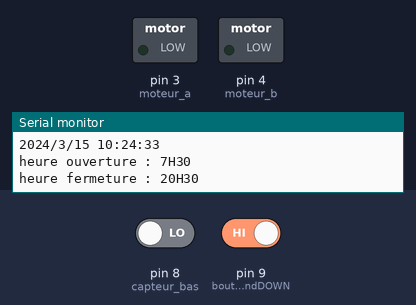
A sketch run on a simulated Arduino Uno, built with avr-gcc and run on an emulated ATmega328P. Shown: switched loads named in the sketch (green lamp = pin HIGH), the last lines printed to the serial monitor. The inputs (shaded band) are chosen by the test bench; at power-on: pin 8 (capteur_bas) LOW, pin 9 (bouton_UPandDOWN) HIGH. The local clock reads 2024-03-15 10:24:30 at power-on unless the sketch sets it.

Above: at 3.8 s.
3.9 s: pin 8 (capteur_bas) driven HIGH and pin 9 (bouton_UPandDOWN) driven LOW
At 4.3 s:
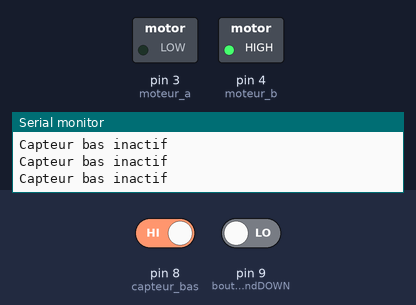
5.4 s: pin 8 (capteur_bas) driven LOW
At 5.9 s:
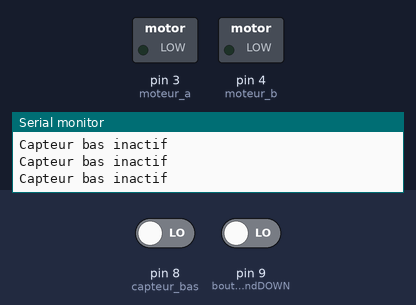
6.9 s: pin 8 (capteur_bas) driven HIGH
At 8.4 s:
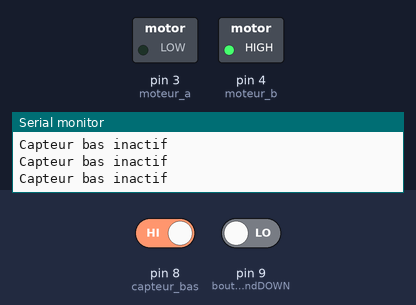
Timing chart, 0 to 9.7 s (numbered marks = the images above; inputs shaded):
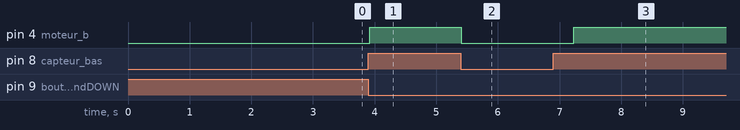

The sketch:

chicken_house_door_without_wifi_v2.ino
```cpp
/****************** Hardware **************************

    arduino uno / nano
    capteur hall > capteur à placer pour la fermeture (new)
    DC + driver
    clock DS3231
    bouton poussoir

****************** Librairies **************************/


// INCLUDE CHRONO LIBRARY : http://github.com/SofaPirate/Chrono
#include <Chrono.h>


//objet chrono pour DHT11 && NTP (horloge)
Chrono capteur_Chrono;
Chrono horloge_Chrono;


// Date and time functions using a DS3231 RTC connected via I2C and Wire lib
#include "RTClib.h"
RTC_DS3231 rtc;


/******************* définitions des pins ************************************/

// capteur effet hall :
const byte capteur_bas = 8;
const byte capteur_haut =  7;

// controlleur moteur
// https://passionelectronique.fr/tutoriel-l298n/
const byte moteur_a = 3; //  D3 nano
const byte moteur_b = 4; //  D4 nano

const byte bouton_UPandDOWN = 9;
//const byte bouton_DOWN = 10

// heures couché et levé du soleil adapté en heure d'été voir bas du code
const byte sunUp[12][2] =  {10, 0, 9, 30, 8, 30, 7, 30, 6, 30, 6, 00, 6, 00, 6, 30, 7, 00, 8, 00, 8, 30, 9, 30};
const byte sunDown[12][2] =  {18, 0, 18, 45, 19, 30, 20, 30, 21, 0, 22, 30, 22, 00, 21, 30, 20, 30, 19, 30, 18, 30, 18, 00};

/*************************** configuration ********************************************/

const int temps_porte_max = 6000; // temps ouverture/fermeture maximum en millisecondes, si dépassé, on arrête le moteur

/*************************** variables ***************************************/
byte heure_ouverture = 6;
byte minute_ouverture = 30;

byte heure_fermeture = 22;
byte minute_fermeture = 30;

// horloge
byte heure;
byte minute;

byte heure_maintenant;
byte  minute_maintenant;
byte mois_maintenant;

//dht
float t, h;

// for DHT11,
//      VCC: 5V or 3V
//      GND: GND
//      DATA: 2


bool century = false;
bool h12Flag;
bool pmFlag;

int  etat_porte = 0; // 1 = levée / 0 = baissée
bool verification_ouverture_avant_fermeture = 0;


void setup() {


  Serial.begin(115200);


  Serial.println("-------------------- Chicken controller -------------");
  Serial.println("startup");

  // ajuster l'heure et l'heure d'ouverture et fermeture :
  if (! rtc.begin()) {
    Serial.println("Couldn't find RTC");
    Serial.flush();

  } else {
    sunUpSunDown();
    serial_date();

  }

  delay(10);

  // Start the I2C interface
  Wire.begin();

  pinMode(capteur_bas, INPUT);
  pinMode(capteur_haut, INPUT);

  pinMode(moteur_a, OUTPUT);
  pinMode(moteur_b, OUTPUT);


  pinMode(bouton_UPandDOWN, INPUT_PULLUP);
  // pinMode(bouton_b, INPUT_PULLUP);


  delay(1000);


  /*** reglage heure ***/
  // s'écrit ainsi rtc.adjust(DateTime(année, mois, jour, heure, minute, second));
  // rtc.adjust(DateTime(2022, 5, 29, 18, 00, 00));


  horloge();

}

void loop() {

  /*** code de test de la porte***/
  //test_ouverture_fermeture_porte_en_continue();

  btn();

  //toutes les 30 secondes, on check l'horloge
  if (horloge_Chrono.hasPassed(5000) ) {
    horloge_Chrono.restart();  // restart the crono so that it triggers again later
    horloge();
  }


  delay(100);
  serial_date();

}


void btn () {
  if ( digitalRead(bouton_UPandDOWN) == LOW ) {
    Serial.print("bouton est pressé ");
    //si la porte est ouverte elle se ferme
    if (etat_porte == 1) {
      porte_monte();
    }
    // si fermée elle s'ouvre
    else if (etat_porte == 0) {
      porte_descend();
    }
  }
}


void porte_monte() {


  Serial.println("Demande ouverture porte");

  // active le moteur


  int temps = millis();


  // tant que le capter haut n'est pas proche d'un aimant, faire tourner le moteur
  while (digitalRead(capteur_haut) == HIGH && digitalRead(capteur_haut) == HIGH && digitalRead(capteur_haut) == HIGH)
  {
    //Serial.println("Capteur haut inactif");
    digitalWrite(moteur_a, HIGH);
    digitalWrite(moteur_b, LOW);


    // on vérifie si ça ne fait pas trop longtemps que cette porte essaie de bouger :-)
    if (millis() > temps + temps_porte_max) {
      Serial.println("Capteur haut inactif depuis trop longtemps, moteur coupé!");
      break;

    }

    delay(5);
  }

  // frein moteur
  digitalWrite(moteur_a, LOW);
  digitalWrite(moteur_b, LOW);


  delay(500);

  // couper le moteur


  etat_porte = 1;

}

void porte_descend() {

  Serial.println("Demande fermeture porte");

  // active le moteur


  int temps = millis();

  // tant que le capter bas n'est pas proche d'un aimant, faire tourner le moteur
  while (digitalRead(capteur_bas) == HIGH && digitalRead(capteur_bas) == HIGH && digitalRead(capteur_bas) == HIGH)
  {
    Serial.println("Capteur bas inactif");
    digitalWrite(moteur_a, LOW);
    digitalWrite(moteur_b, HIGH);

    // on vérifie si ça ne fait pas trop longtemps que cette porte essaie de bouger :-)
    if (millis() > temps + temps_porte_max) {
      Serial.println("Capteur bas inactif depuis trop longtemps, moteur coupé!");
      break;
    }

    delay(5);
  }


  // frein moteur
  digitalWrite(moteur_a, LOW);
  digitalWrite(moteur_b, LOW);


  delay(500);

  // couper le moteur


  etat_porte = 0;

}


void envoiCapteurs() {

  Serial.print("Capteur haut : ");
  Serial.println(!digitalRead(capteur_haut));


  Serial.print("Capteur bas : ");
  Serial.println(!digitalRead(capteur_bas));

}
void horloge() {

  DateTime now = rtc.now();
  heure_maintenant = now.hour();
  minute_maintenant = now.minute();
  delay(10);
  // wake up !!!! verification que la porte est bien ouverte + verif heure levé et couché du soleil
  if (heure_maintenant == heure_ouverture && minute_maintenant == minute_ouverture ) {
    porte_monte();
    sunUpSunDown();
  }
  //time to sleep chickens <3 // verification que la porte est fermée
  else if ( heure_maintenant == heure_fermeture && minute_maintenant == minute_fermeture) {
    verification_ouverture_avant_fermeture;
    porte_descend();
  }
  //verification toutes les heures piles que la porte est bien ouverte
  else if ( heure_maintenant = heure_fermeture && minute_maintenant == 00 && verification_ouverture_avant_fermeture) {
    !verification_ouverture_avant_fermeture;
    porte_monte();
  }
}

void sunUpSunDown() {
  DateTime now = rtc.now();
  if (mois_maintenant != now.month()) {

    mois_maintenant = now.month();
    heure_ouverture = sunUp [mois_maintenant][0];
    minute_ouverture = sunUp [mois_maintenant][1];

    heure_fermeture = sunDown [mois_maintenant][0];
    minute_fermeture = sunDown [mois_maintenant][1];
  }
}

void serial_date() {
  DateTime now = rtc.now();
  Serial.print(now.year(), DEC);
  Serial.print('/');
  Serial.print(now.month(), DEC);
  Serial.print('/');
  Serial.print(now.day(), DEC);
  Serial.print(" ");
  Serial.print(now.hour(), DEC);
  Serial.print(':');
  Serial.print(now.minute(), DEC);
  Serial.print(':');
  Serial.print(now.second(), DEC);
  Serial.println();
  Serial.print("heure ouverture : ");
  Serial.print(heure_ouverture);
  Serial.print("H");
  Serial.println(minute_ouverture);
  Serial.print("heure fermeture : ");
  Serial.print(heure_fermeture);
  Serial.print("H");
  Serial.println(minute_fermeture);

}


/*

                                                         &@@@@&(
                                ,@@@@@@@&@/        ,@@@@@@&@@&@@@@@
                              @@@@@(. .(@@@@@@&@@@@@&@%         *@@@@.
                             &@@@.         #@&&&@&.               *@@@&
                             @@@&                                   @&&%
                       /@@@@@@@@@                                   (&@@
                     #@@@@@@@@@@%                                   ,&@&/
                    #@@@(                                           %@@@
                    @@@@                                           &&@&(
                    @&@@                                         @&@@@.
                    #@@&,                                 ,(&@@@@@@&
                     @@@&                 *&@@@@@@@&@@&@@@@@@@@#
                     ,&@@&          ,&@@@@@@@#*,.     .*#&@@@@@&%
                      .&&@@      &@@@@@,                      .&@@@@*
                        @@@@( ,@@@@#                              /@@@@
                          &@@@@@&,      ,@%.(                        %@@@.
                           @@@@#      *@@@&#@@&                        (@@&
                          @@@@@@@,    (@@@@@@@@                          &@&,
                        #@@@@   @&*     (@@@&.                            /@&*
                      .@@@@,     @@                       /%               /@&,
                     (&@@@       *@@.                     @                 #@@
                    (&@@@@@@@@@@@@@@@@.                 *&,                  @@%
                    @@@@@@/.     &@@@@@@@.            /&&                    /@&
                                #@@@( &@@@@@@@%##%@@@@(                       @@.
                               (&@&%   @@@&,,,,,.                             &@,
                              @@&&,    &@@@                                   %&*
                             @@@@      @@@&                                   #@(
                            #@@@     .&@@@.                                   /@#
                             @@@@@&@@@@@&/                                     *
                                ,*,.#@@@,
                                   %&@@.
                                  @@@@
                                 @@@&
                               .&@@%
                                /%.

  1 janvier 2022   09H00   17h00   +1 min.
  1 fevrier 2022  08h30   17h45   +3 min.
  1 mars 2022   07h30   18h30   +3 min.
  +1 heure
  1 avril 2022  07h30   20h30   +4 min.
  1 mai 2022  06h30   21h00   +3 min.
  1 juin 2022   06H00   22h30   +2 min.
  1 juillet 2022  06H00   22H   -1 min.
  1 aout 2022   06h30   21h30   -2 min.
  1 septembre 2022  07h00   20h30
  1 octobre 2022  08H   19h30   -4 min.
  - 1HEURE
  1 novembre 2022   07h30   17h30   -4 min.
  1 decembre 2021   08h30   17H   -1 min.

  convertion sur base de l'heure d'été
  1 janvier 2022  10H00   18h00   +1 min.
  1 fevrier 2022  09h30   18h45   +3 min.
  1 mars 2022   08h30   19h30   +3 min.
  +1 heure
  1 avril 2022  07h30   20h30   +4 min.
  1 mai 2022  06h30   21h00   +3 min.
  1 juin 2022   06H00   22h30   +2 min.
  1 juillet 2022  06H00   22H   -1 min.
  1 aout 2022   06h30   21h30   -2 min.
  1 septembre 2022  07h00   20h30
  1 octobre 2022  08H   19h30   -4 min.
  - 1HEURE
  1 novembre 2022   08h30   18h30   -4 min.
  1 decembre 2021   09h30   18H   -1 min.
*/
```

Measured:
- after the input at 3.9 s, pin 4 (moteur_b): LOW → HIGH at once
- after the input at 5.4 s, pin 4 (moteur_b): HIGH → LOW at once
- after the input at 6.9 s, pin 4 (moteur_b): LOW → HIGH after 0.33 s
